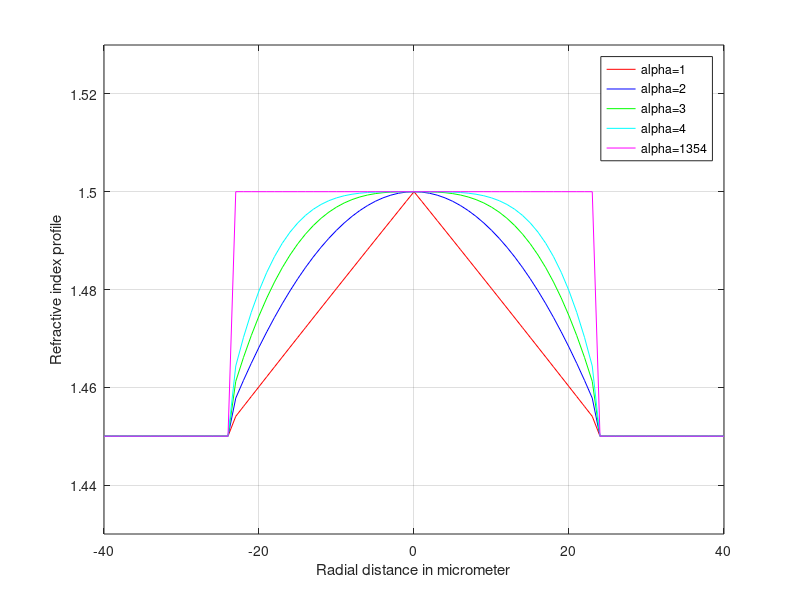

Recreate this plot in MATLAB.
clc;
clear;
alpha1=1;
alpha2=2;
alpha3=3;
alpha4=4;
alpha5=1354;

n1=1.5;
n2=1.45
a=25;
delta=((n1)^2-(n2)^2)/(2*(n1)^2);
nr1=[];
nr2=[];
nr3=[];
nr4=[];
nr5=[];
nr6=[];
nr7=[];
nr8=[];
nr9=[];
nr10=[];
nr11=[];nr22=[];nr33=[];nr44=[];nr55=[];

for r=1:40
    if r<(a-1)
        
        nr1(r)=n1*(1-2*delta*((r/a)^alpha1))^0.5;
        nr3(r)=n1*(1-2*delta*((r/a)^alpha2))^0.5;
        nr5(r)=n1*(1-2*delta*((r/a)^alpha3))^0.5;
        nr7(r)=n1*(1-2*delta*((r/a)^alpha4))^0.5;
        nr9(r)=n1*(1-2*delta*((r/a)^alpha5))^0.5;
    else
        nr1(r)=n1*(1-2*delta)^0.5;
        nr3(r)=n1*(1-2*delta)^0.5;
        nr5(r)=n1*(1-2*delta)^0.5;
        nr7(r)=n1*(1-2*delta)^0.5;
        nr9(r)=n1*(1-2*delta)^0.5;
    end
end
nr2=nr1(end:-1:1);
nr4=nr3(end:-1:1);
nr6=nr5(end:-1:1);
nr8=nr7(end:-1:1);
nr10=nr9(end:-1:1);

nr11=[nr2 1.5 nr1];
nr22=[nr4 1.5 nr3];
nr33=[nr6 1.5 nr5];
nr44=[nr8 1.5 nr7];
nr55=[nr10 1.5 nr9];

radius=-40:1:40;
%radius=1:1:250;
plot(radius,nr11,'r');
hold on;
plot(radius,nr22,'b');
hold on;
plot(radius,nr33,'g');
hold on;
plot(radius,nr44,'c');
hold on;
plot(radius,nr55,'m');
xlabel('Radial distance in micrometer');
ylabel('Refractive index profile');

ylim([1.43 1.53]);

legend('alpha=1','alpha=2','alpha=3','alpha=4','alpha=1354');
grid on;